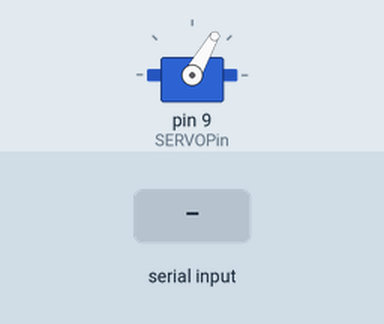
This sketch was run on a simulated Arduino Uno, built with avr-gcc and run on an emulated ATmega328P. Shown: servo. The inputs (shaded band) are chosen by the test bench.

Above: at 1.3 s.
1.4 s: "1\n" received over Serial
At 1.56 s:
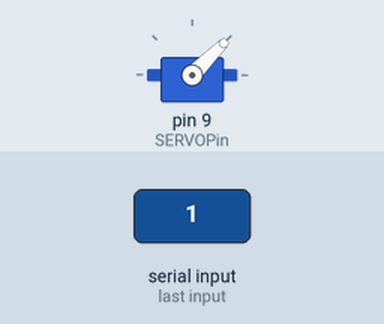
At 2.16 s:
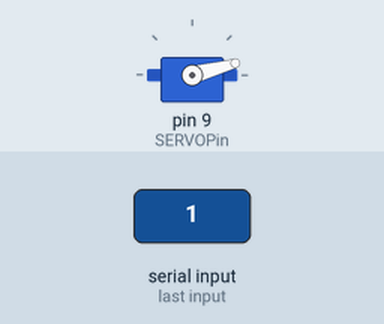
Timing chart, 0 to 4.4 s (numbered marks = the images above; inputs shaded):
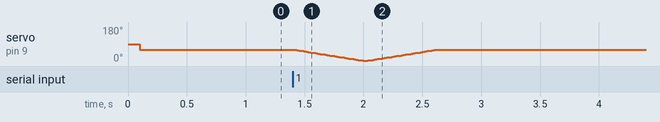

The sketch:

servo_arduino.ino
```cpp
#include <Servo.h>

int SERVOPin = 9;
int val = 0;
Servo myservo;
int pos = 0;
int angle = 60;

void setup() {
  Serial.begin(9600);
  myservo.attach(SERVOPin);
  delay(100);
  myservo.write(angle);
}

void loop() {
  if (Serial.available()>0){
  val = Serial.parseInt();
  //Serial.println(val);
}

if (val == 1){
  for(pos = angle; pos>=1; pos-=1)     // goes from 180 degrees to 0 degrees
  {
    myservo.write(pos);              // tell servo to go to position in variable 'pos'
    delay(10);    // waits 15ms for the servo to reach the position
  }
  for(pos = 0; pos < angle; pos += 1)  // goes from 0 degrees to 180 degrees
  {                                  // in steps of 1 degree
    myservo.write(pos);              // tell servo to go to position in variable 'pos'
    delay(10);     // waits 15ms for the servo to reach the position
    //val = 0;
    if(pos < angle -1){
      val = 0;
    }
  }
}

}
```
